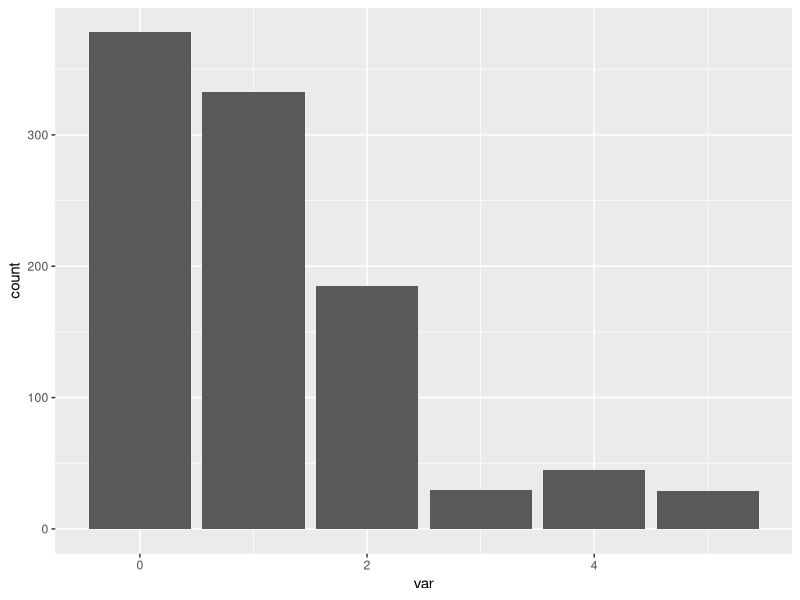
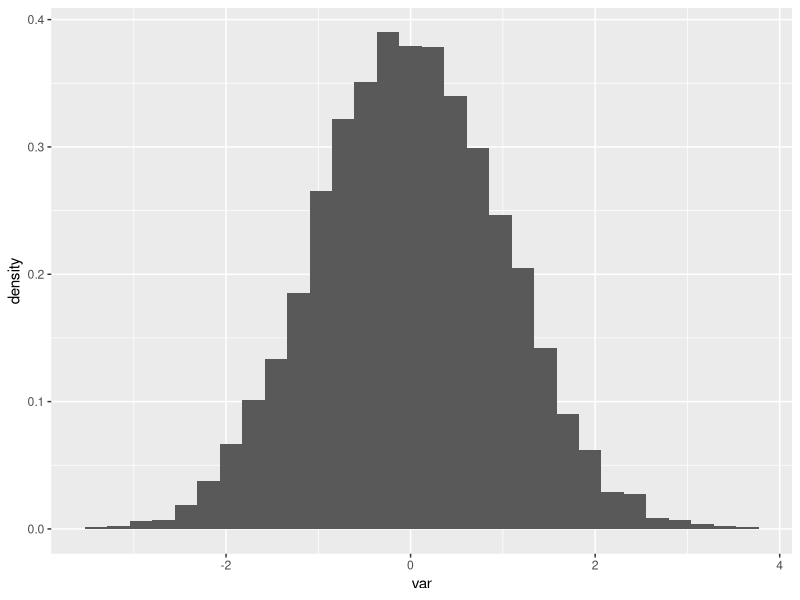
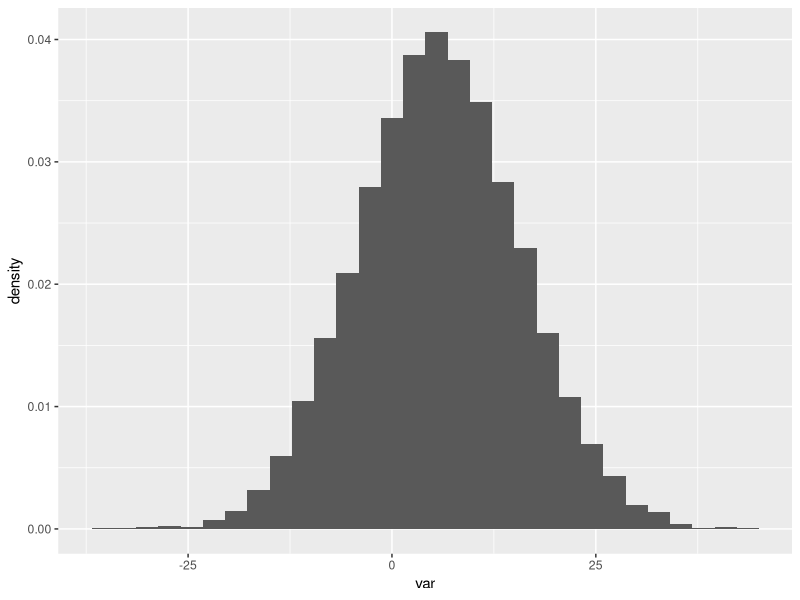

Write R code to recreate these figures, in order.
## ---- chunk 1
library(tidyverse)
## ---- chunk 2
sample(x = 0:100,
       size = 3)
## ---- chunk 3
dist <- sample(x = 0:5,
               size = 1000,
               replace = T,
               prob = c(10, 9, 5, rep(1, 3)))

dist %>%
  data.frame() %>%
  rename(var = 1) %>%
  ggplot() + 
  geom_bar(aes(x = var))
  
## ---- chunk 4
rep("yellow", 3)
## ---- chunk 5
rep(sample(1:10, 2), 
    5)
## ---- chunk 6
replicate(5, 
          sample(1:10, 2))
## ---- chunk 7
rnorm(10000) %>%
  data.frame() %>%
  rename(var = 1) %>%
  ggplot() + 
  geom_histogram(aes(x = var, y = ..density..))
## ---- chunk 8
rnorm(10000, mean = 6, sd = 10) %>%
  data.frame() %>%
  rename(var = 1) %>%
  ggplot() + 
  geom_histogram(aes(x = var, y = ..density..))
## ---- chunk 9
pnorm(-2)
## ---- chunk 10
pnorm(1)
## ---- chunk 11
1 - pnorm(1)
pnorm(-1)
## ---- chunk 12
qnorm(0.025)
## ---- chunk 13
dnorm(0)
## ---- chunk 14
dbinom(4, 10,  0.5)
